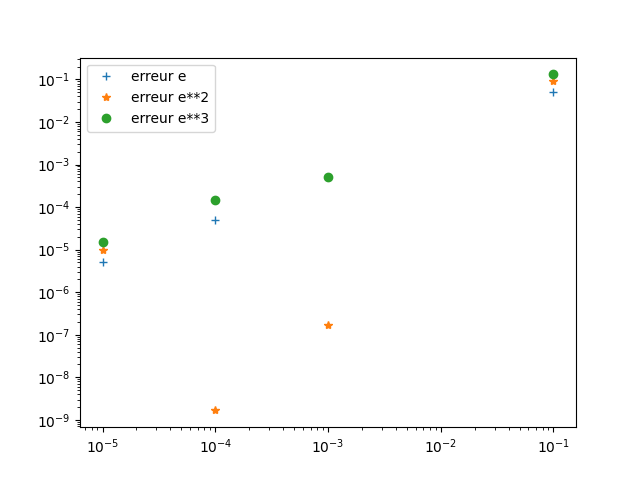

This chart was generated by the following Python code:
#Calul approché de exp(x) avec la méthode d'Euler
#1ere spécialité Barbazo p 186

from math import exp
from pylab import *

#Objectif calculer exp(a) où a est un réel positif
# h est le pas de discrétisation de la méthode
def Exp(a,h):
    x=0
    y=1
    while x<a:
        x = x+h
        y = y*(1+h)
    return y


val_h = [0.1,0.001,0.0001,0.00001]
E_1 = []
E_2 = []
E_3 = []
e = exp(1)
e2 = exp(2)
e3 = exp(3)
for h in val_h:
    err_1 = abs(Exp(1,h)-e)/e
    err_2 = abs(Exp(2,h)-e2)/e2
    err_3 = abs(Exp(3,h)-e3)/e3
    E_1.append(err_1)
    E_2.append(err_2)
    E_3.append(err_3)

plot(val_h,E_1,'+',label="erreur e")
plot(val_h,E_2,'*',label="erreur e**2")
plot(val_h,E_3,'o',label="erreur e**3")
legend(loc="best")
yscale("log")
xscale("log")
show()

E = [e,e2,e3]
Euler = [Exp(1,1e-4),Exp(2,1e-4),Exp(3,1e-4)]
plot(list(range(1,4)),E,'-',label="exp(x)")
plot(list(range(1,4)),Euler,'+',label="Euler")
legend(loc="best")
show()
